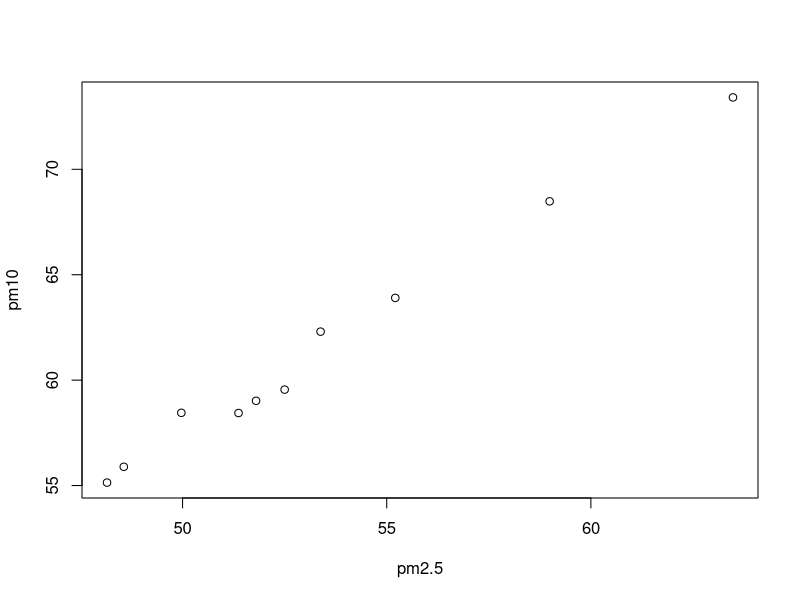
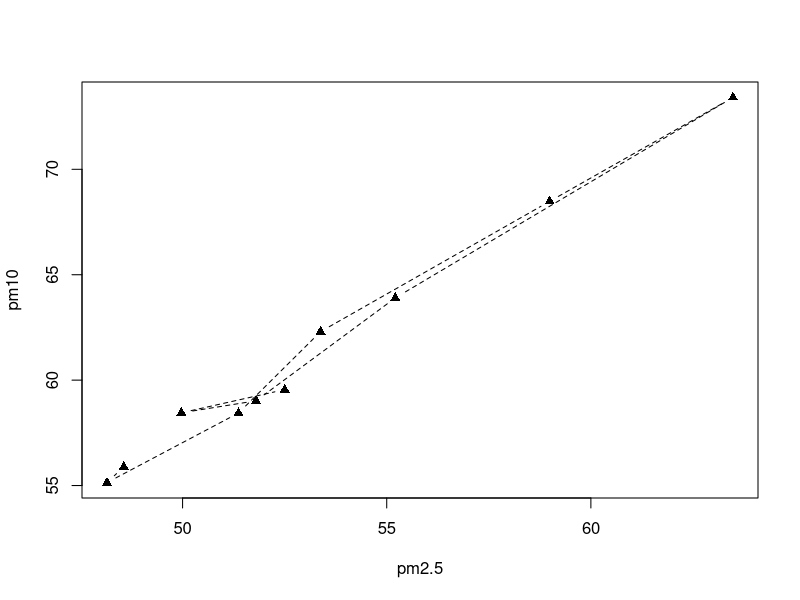
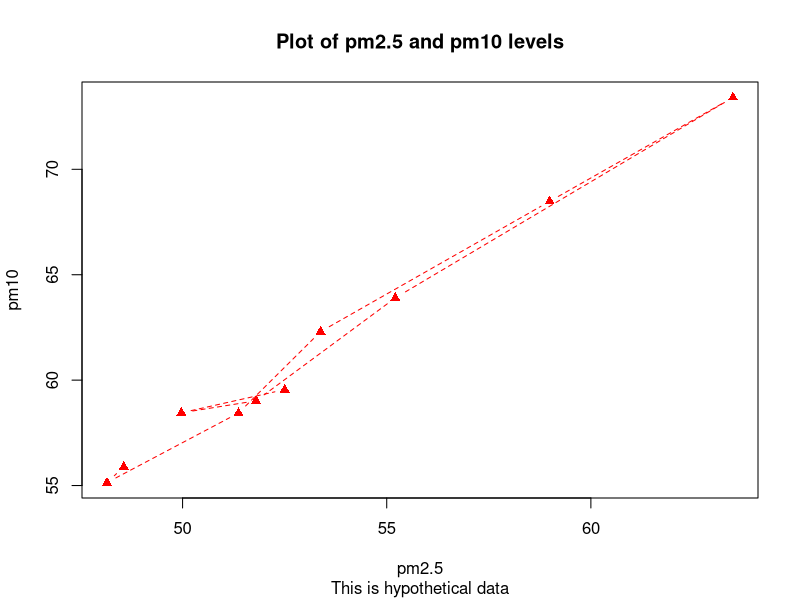
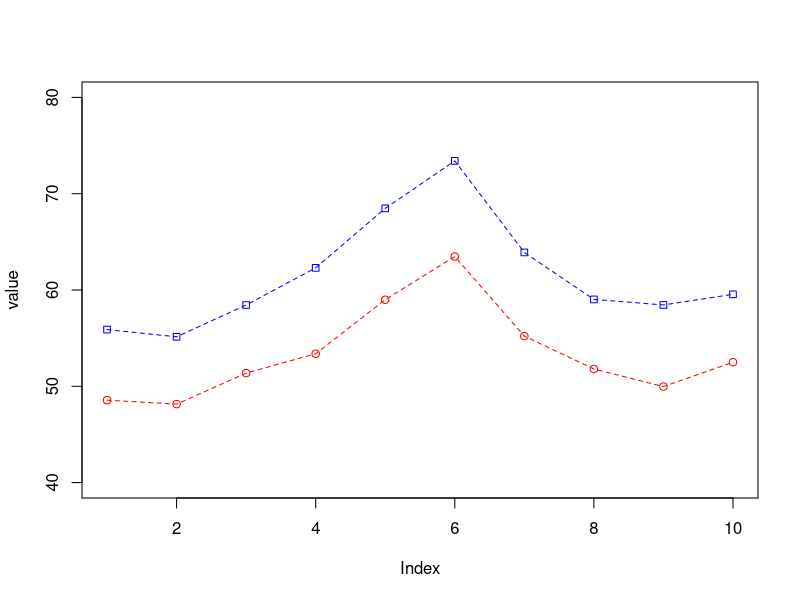
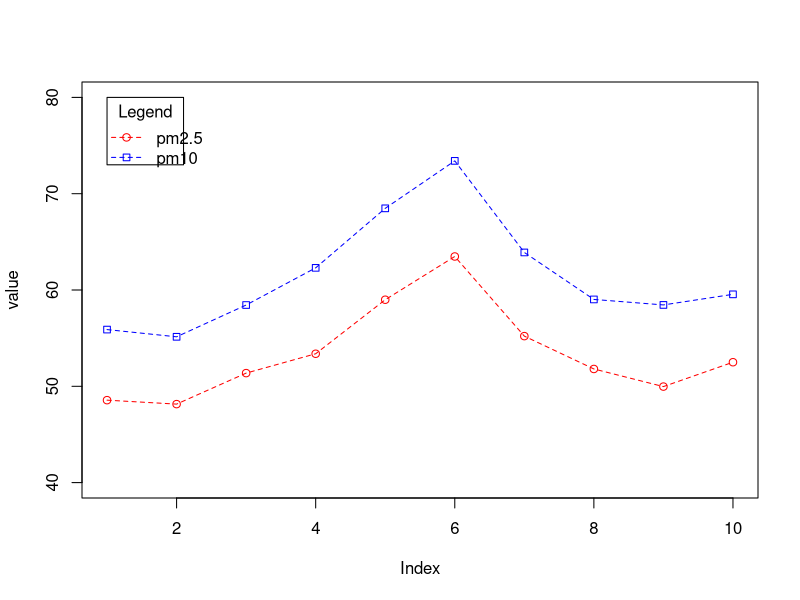
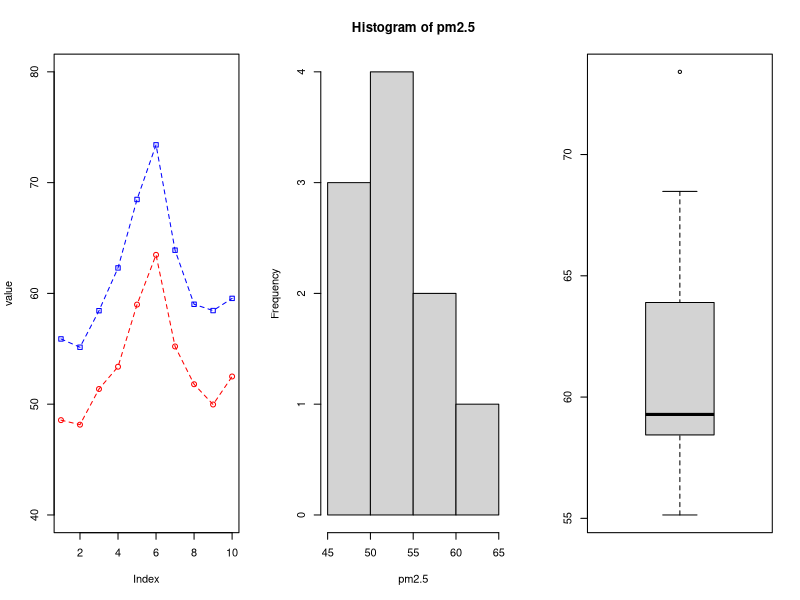

The R script that drew these images, in order:
## 2 - Basic graphs in R
##
## Author: Bo Zhang
##
## Date Created: 5/20/2022
##
## Email: bzhang4@luc.edu
##
## ---------------------------
##
## Special notes:
##   for CARE 2022 students
##
## ---------------------------

# form two vector that store pm2.5 and pm10 data as examples
pm2.5 <- c(48.56, 48.15, 51.37, 53.38, 58.99, 63.48, 55.21, 51.8, 49.97, 52.5)
pm10 <- c(55.89, 55.14, 58.44, 62.3, 68.48, 73.41, 63.9, 59.02, 58.45, 59.55)

# run these two lines first and see they appear in R Environment
# call plot() function to create a simple scatterplot
plot(pm2.5, pm10, type = 'p')

# change line type and symbol type
plot(pm2.5, pm10, type = 'b', lty = 2, pch = 17)

# change the color of the symbol
# add a title, a subtitle, and labels
plot(pm2.5, pm10, type = 'b', lty = 2, pch = 17, col = 'red',
     main = 'Plot of pm2.5 and pm10 levels',
     sub = 'This is hypothetical data',
     xlab = 'pm2.5', ylab = 'pm10')

# plot two lines on one figure
plot(pm2.5, type = "o", pch = 21, col = "red", lty = 2, ylim = c(40, 80), ylab = "value")
lines(pm10, type = "o", pch = 22, col = "blue", lty = 2)

# add a legend
plot(pm2.5, type = "o", pch = 21, col = "red", lty = 2, ylim = c(40, 80), ylab = "value")
lines(pm10, type = "o", pch = 22, col = "blue", lty = 2)
legend(x = c(1,2.1), y = c(73, 80), inset=0.05, title="Legend", c("pm2.5","pm10"),lty=c(2, 2), pch=c(21, 22), col=c("red", "blue"))

# combining graphs in one plot
# save the original setting
opar <- par(no.readonly = TRUE)
# 3 graphs distributed over 1 row and 3 columns
par(mfrow = c(1, 3))
# 1st - two lines
plot(pm2.5, type = "o", pch = 21, col = "red", lty = 2, ylim = c(40, 80), ylab = "value")
lines(pm10, type = "o", pch = 22, col = "blue", lty = 2)
# 2nd - a histogram of pm2.5
hist(pm2.5)
# 3rd - a boxplot of pm10
boxplot(pm10)
# restore original setting - no combination
par(opar)